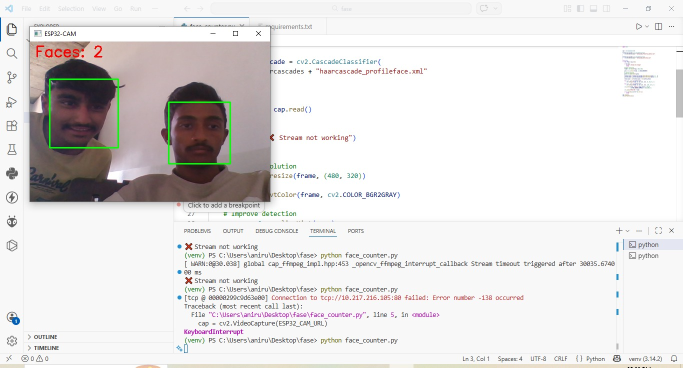
#> input picture images/WhatsApp Image 2026-03-22 at 5.08.57 PM.jpeg, 1366 x 735 px, given in place of the camera (shown at 1/2 size)
$ python face_detection.py
#> lines starting #> are read from the running program, lines starting #| are printed output that depends on the picture; after the words box and inside, x2 and y2 are one past the last pixel; in counts of white or black regions, pixels touching at a corner belong together
import cv2


cap = cv2.VideoCapture(0)

frontal_face_cascade = cv2.CascadeClassifier(
    cv2.data.haarcascades + "haarcascade_frontalface_default.xml"
)

profile_face_cascade = cv2.CascadeClassifier(
    cv2.data.haarcascades + "haarcascade_profileface.xml"
)

while True:
    ret, frame = cap.read()
#> frame is the input picture: shape (735, 1366, 3); mean B, G, R 224.4, 225, 227.3

    if not ret:
        print("Stream not working")
        break

    # Better resolution
    frame = cv2.resize(frame, (480, 320))
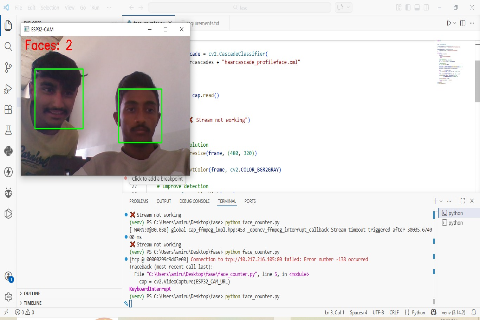
#> frame: shape (320, 480, 3); mean B, G, R 224.4, 225, 227.2

    gray = cv2.cvtColor(frame, cv2.COLOR_BGR2GRAY)
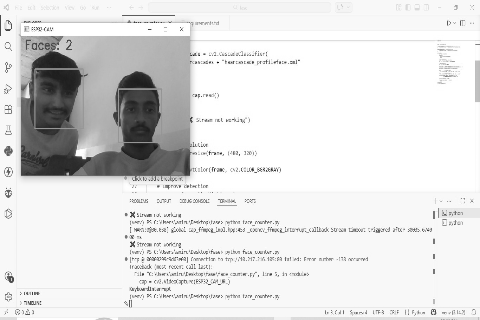
#> gray: shape (320, 480); min 16, max 255, mean 225.6

    # Improve detection
    gray = cv2.equalizeHist(gray)
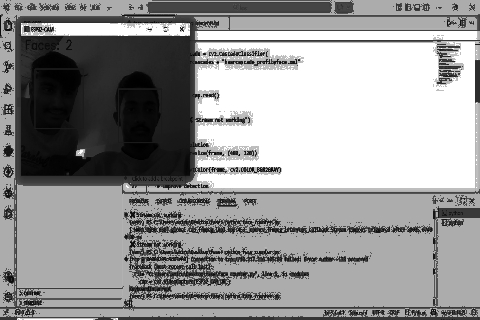
#> gray: shape (320, 480); min 0, max 255, mean 152.2

    frontal_faces = frontal_face_cascade.detectMultiScale(gray, 1.1, 3)
#> frontal_faces = ()
    profile_faces = profile_face_cascade.detectMultiScale(gray, 1.1, 3)
#> profile_faces = ()

    total_faces = len(frontal_faces) + len(profile_faces)
#> total_faces = 0

    for (x, y, w, h) in frontal_faces:
        cv2.rectangle(frame, (x, y), (x+w, y+h), (0, 255, 0), 2)
#> this loop made 0 passes

    for (x, y, w, h) in profile_faces:
        cv2.rectangle(frame, (x, y), (x+w, y+h), (255, 0, 0), 2)

    cv2.putText(frame, f"Faces: {total_faces}", (10,30),
                cv2.FONT_HERSHEY_SIMPLEX, 1, (0,0,255), 2)
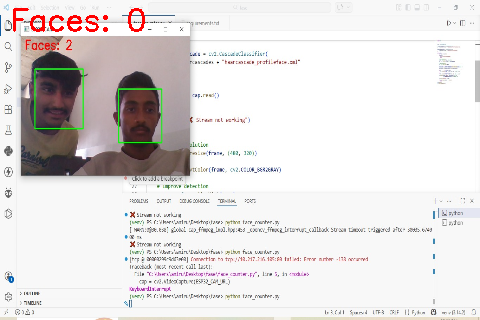
#> frame: shape (320, 480, 3); 0.56% of pixels changed, all inside (x1, y1, x2, y2) = (13, 8, 145, 32)

    cv2.imshow("ESP32-CAM", frame)

    if cv2.waitKey(1) & 0xFF == ord('q'):
#> (key q is pressed here)
        break

cap.release()
cv2.destroyAllWindows()
